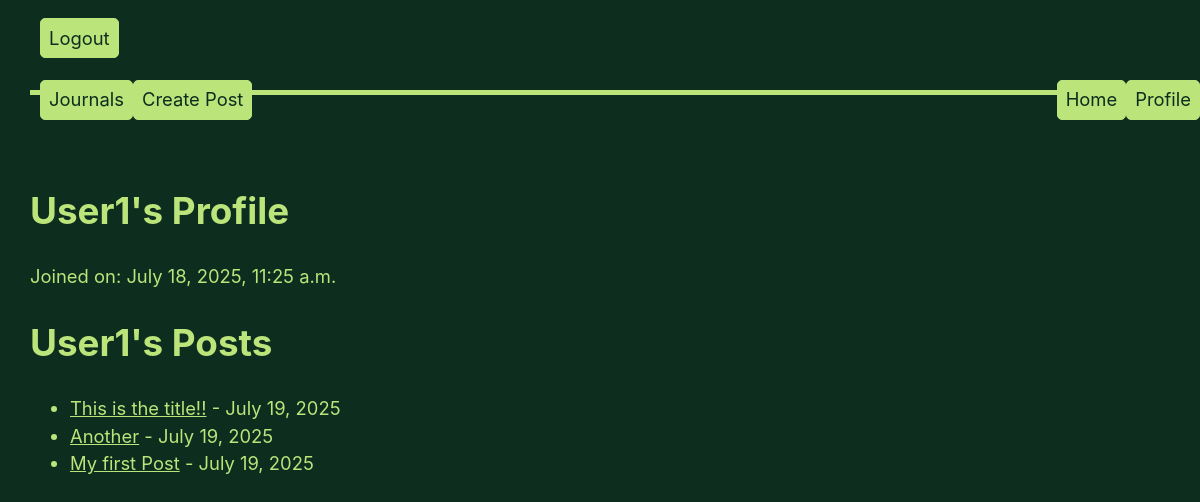
Screenshot of /profile/ (signed in) with the database file from the repository.
### app/models.py (models this page shows, shortened)
class Post(models.Model):
    author = models.CharField(max_length=100, default='admin')
    title = models.CharField(max_length=255)
    image = models.ImageField(null=True, upload_to="media/")
    body = models.TextField(default="")
    created_on = models.DateTimeField(auto_now_add=True)
    last_modified = models.DateTimeField(auto_now=True)
    categories = models.ManyToManyField("Category", related_name="posts")
    is_private = models.BooleanField(default=False)

### app/views.py (the view)
# urls.py: path('profile/', views.profile, name='profile'),
def profile(request):
    if not request.user.is_authenticated:
        return redirect('login')
    context = {
        'user': request.user,
        'posts': Post.objects.filter(author=request.user.username).order_by('-created_on')
    }
    return render(request, 'profile.html', context)

### app/templates/app/profile.html
{% extends "base.html" %}
{% block page_content %}
<h1>{{ user.username }}'s Profile</h1>
<div>
    <p>Joined on: {{ user.date_joined }}</p>
</div>
<h1>{{ user.username.capitalize }}'s Posts</h1>
{% if posts %}
    <ul>
        {% for post in posts %}
            {% if not post.private %}
            <li>
                <a href="{% url 'post_detail' post.pk %}">{{ post.title }}</a> - {{ post.created_on.date }}
            </li>
            {% endif %}
        {% endfor %}
    </ul>
{% else %}
    <p>No posts available.</p>
{% endif %}
{% endblock page_content %}

### app/static/style.css (style rules this page uses)
a, a:visited { color: var(--accent); }
div { margin: 0.5rem 0; }

### rows the page displays
Post: title "This is the title!!", created_on "July 19, 2025"
Post: title "Another", created_on "July 19, 2025"
Post: title "My first Post", created_on "July 19, 2025"

### other values shown
{{ user.username }} "User1"
{{ user.date_joined }} "July 18, 2025, 11:25 a.m."
{{ user.username.capitalize }} "User1"
